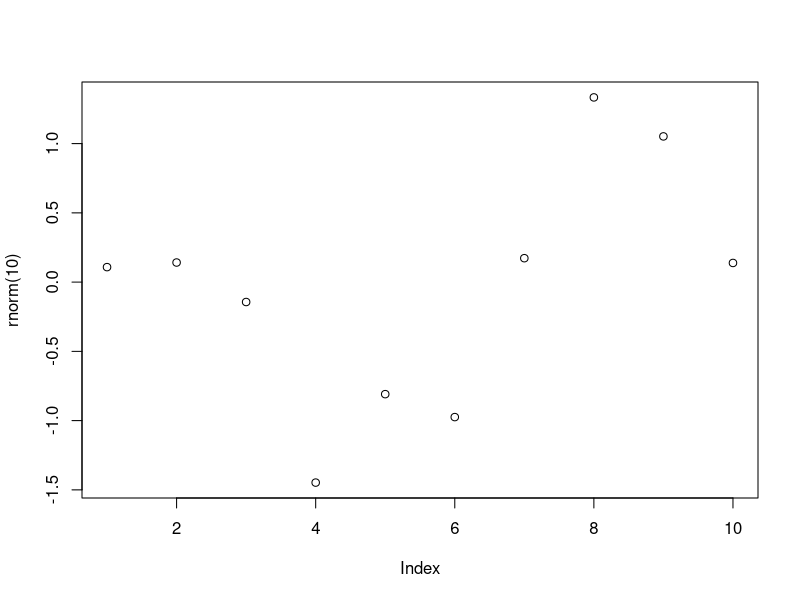

Here is the R script that generated this plot: (Note: this script raises an error after producing the figure.)
## ---- chunk 1
knitr::opts_chunk$set(
  collapse = TRUE,
  warning = FALSE,
  message = FALSE,
  echo = TRUE,
  comment = "#>",
  dpi = 300
)
## ---- chunk 2
# Extract hyperspectral reflectance data for each individual plant
#R/spectral-lib.Rmd

# Run the main analysis

## ---- chunk 3
plot(rnorm(10))
## ---- chunk 4
x <- round(pi, 2)
## ---- chunk 5
library(here)
knitr::include_graphics(here::here("analysis", "figures", "spectra_figure_test.png"))
## ---- chunk 6
knitr::include_graphics(here::here("analysis", "figures", "honest_work.jpeg"))
